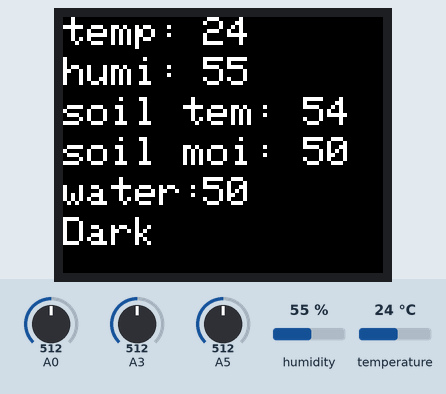
The sketch below on a simulated Arduino Uno, built with avr-gcc and run on an emulated ATmega328P. On the bench: 160×128 colour display. The inputs (shaded band) are chosen by the test bench; at power-on: temperature 24 °C, A0 = 512, A3 = 512, A5 = 512, humidity 55 %. WiFi joins after 1.5 s; servers stay silent unless stated; what the sketch prints to the serial monitor is not drawn.

Above: at 2.7 s.
2.8 s: temperature set to 20 °C
At 7.3 s:
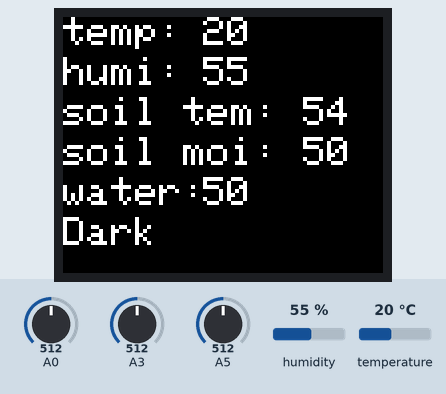
13.7 s: temperature set to 17 °C
At 17.4 s:
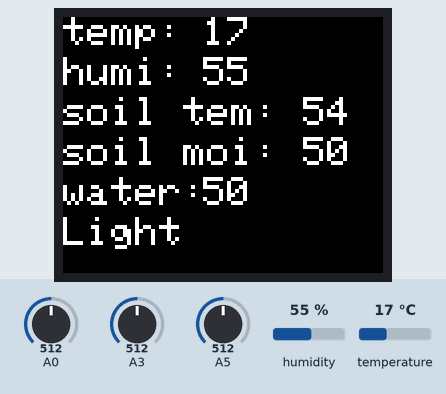
24.6 s: A0 set to 716
At 27.4 s:
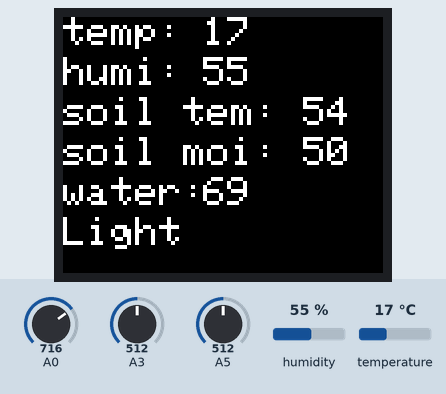
30.6 s: A3 set to 716
At 32.5 s:
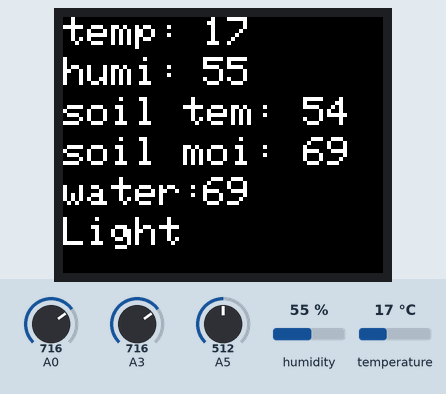
36.6 s: A5 set to 716
At 37.5 s:
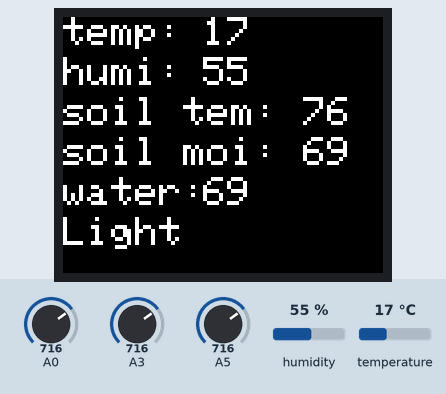
42.6 s: humidity set to 22 %
At 47.6 s:
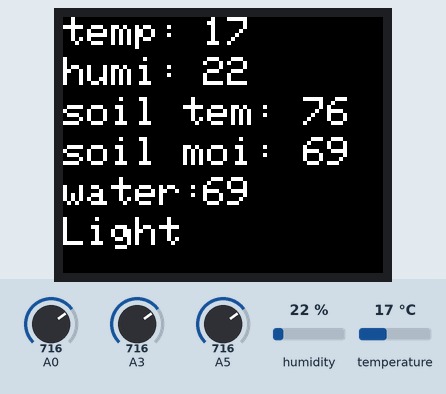
Timing chart, 0 to 49.1 s (numbered marks = the images above; inputs shaded):
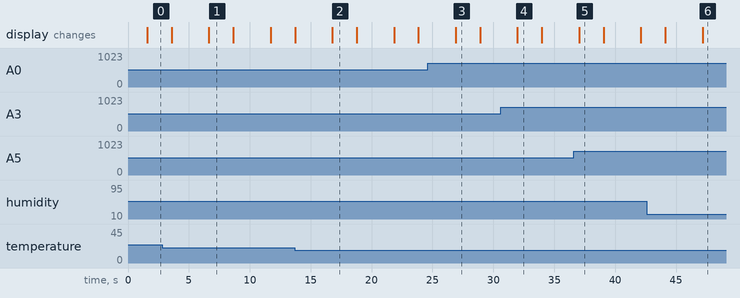

The sketch:

final.ino
```cpp
#include <Ethernet.h>
#include <TFT.h>
#include <SPI.h>
#include <DHT.h>

#define cs 10
#define dc 9
#define rst 8

DHT dht(2, DHT11);
TFT TFTscreen = TFT(cs, dc, rst);

byte mac[] = { 0x90, 0xA2, 0xDA, 0x0E, 0xF7, 0x47}; // pc와 연결된 아두이노의 mac address
char server[] = "#";    //서버 도메인
char ctem[5];
char chum[5];
char csoit[5];
char csoim[5];
char csoiw[5];

IPAddress ip(192,168,0,100);
EthernetClient client;

void setup(){
  Serial.begin(9600); // 시리얼 통신을 위한 초기화, 통신 포트 OPEN 대기
  pinMode(A2, INPUT);
  analogReference(INTERNAL);

  TFTscreen.begin();
  TFTscreen.background(0, 0, 0);
  TFTscreen.stroke(255, 255, 255);
  TFTscreen.setTextSize(2);

  while(!Serial){
    ; // 시리얼 포트 연결 대기(레오나르도 보드에서만 사용
  }
  if(Ethernet.begin(mac) == 0){ // 이더넷 연결 시작
    Serial.println("DHCP fail"); // DHCP를 이용하여 이더넷 구성하는데 실패하였습니다.
    Ethernet.begin(mac, ip); // ip 주소 할당 받고, 웹 서버 서비스 시작
  }

}

void loop(){
  analog();
  //tfts();
  //ether();
  Serial.println("");
  delay(3000); //3초 주기
}

void analog(){

  //int val = analogRead(A2);
  int tem = dht.readTemperature();
  int hum = dht.readHumidity();
  int soiw = analogRead(A0);
  soiw = map(soiw, 0, 1023, 0, 100);
  int soit = analogRead(A5)/9.31; //soil temp
  int soim1 = analogRead(A3); //토양수분센서 전하값
  int soim2 = map(soim1, 0, 1023, 0, 100); //100단위로 환산한 값

  //String light = ""; // string으로 바꿔줌
//  if(val<500){
//    light="suuuuuny";
//  }else{
//    light = "daaaark";
//  }

  tfts(tem, hum, soit, soim2, soiw);
  //ether(val, tem, hum, soit, soim1, soim2, light, soiw);
}
void tfts(int tem, int hum, int soit, int soim2, int soiw){ // tft screen code
  itoa(tem, ctem, 10);
  itoa(hum, chum, 10);
  itoa(soit, csoit, 10);
  itoa(soim2, csoim, 10);
  itoa(soiw, csoiw, 10);

  Serial.print("temperature: ");
  Serial.println(tem); // 온도 출력
  Serial.print("humidity: ");
  Serial.println(hum); // 습도 출력
  Serial.print("water: ");
  Serial.println(soiw); // 수위 출력
  Serial.print("soil temperature: ");
  Serial.println(soit); // 습도 출력
  Serial.print("soil moisture: ");
  Serial.println(soim2);
  Serial.print("now light: ");
  //Serial.println(val); // 습도 출력

  TFTscreen.stroke(255, 255, 255);

  if(tem<19){ //밝을때
    TFTscreen.text("temp:", 0, 0);
    TFTscreen.text(ctem, 70, 0);
    TFTscreen.text("humi:", 0, 20);
    TFTscreen.text(chum, 70, 20);
    TFTscreen.text("soil tem:", 0, 40);
    TFTscreen.text(csoit, 120, 40);
    TFTscreen.text("soil moi:", 0, 60);
    TFTscreen.text(csoim, 120, 60);
    TFTscreen.text("water:", 0, 80);
    TFTscreen.text(csoiw, 70, 80);
    TFTscreen.text("Light", 0, 100);
    //Serial.println(light);
    delay(2000); // 스크린 표시 시간 2초
    TFTscreen.stroke(0, 0, 0);
    TFTscreen.text("temp:", 0, 0);
    TFTscreen.text(ctem, 70, 0);
    TFTscreen.text("humi:", 0, 20);
    TFTscreen.text(chum, 70, 20);
    TFTscreen.text("soil tem:", 0, 40);
    TFTscreen.text(csoit, 120, 40);
    TFTscreen.text("soil moi:", 0, 60);
    TFTscreen.text(csoim, 120, 60);
    TFTscreen.text("water:", 0, 80);
    TFTscreen.text(csoiw, 70, 80);
    TFTscreen.text("Light", 0, 100);
  }
  else{ //어두울 때
    TFTscreen.text("temp:", 0, 0);
    TFTscreen.text(ctem, 70, 0);
    TFTscreen.text("humi:", 0, 20);
    TFTscreen.text(chum, 70, 20);
    TFTscreen.text("soil tem:", 0, 40);
    TFTscreen.text(csoit, 120, 40);
    TFTscreen.text("soil moi:", 0, 60);
    TFTscreen.text(csoim, 120, 60);
    TFTscreen.text("water:", 0, 80);
    TFTscreen.text(csoiw, 70, 80);
    TFTscreen.text("Dark", 0, 100);
    //Serial.println(light);
    delay(2000);
    TFTscreen.stroke(0, 0, 0);
    TFTscreen.text("temp:", 0, 0);
    TFTscreen.text(ctem, 70, 0);
    TFTscreen.text("humi:", 0, 20);
    TFTscreen.text(chum, 70, 20);
    TFTscreen.text("soil tem:", 0, 40);
    TFTscreen.text(csoit, 120, 40);
    TFTscreen.text("soil moi:", 0, 60);
    TFTscreen.text(csoim, 120, 60);
    TFTscreen.text("water:", 0, 80);
    TFTscreen.text(csoiw, 70, 80);
    TFTscreen.text("Dark", 0, 100);
  }
  //delay(2000);
}
//
//void ether(int val, int tem, int hum, int soit, int soim1, int soim2, String light, int soiw){
//  if(client.connect(server,80)){
//    Serial.println("connected");
//    client.print("GET /b.php?temp=");
//    client.print(tem);
//    client.print("&humi=");
//    client.print(hum);
//    client.print("&light=");
//    client.print(light);
//    client.print("&lightval=");
//    client.print(val);
//    client.print("&soit=");
//    client.print(soit);
//    client.print("&soim1=");
//    client.print(soim1);
//    client.print("&soim2=");
//    client.print(soim2);
//    client.print("&soiw=");
//    client.print(soiw);
//    client.println(" HTTP/1.1");
//    client.println("Host: #");
//    client.println("Connection: close");
//    client.println();
//  }
//}
```

sensor.ino
```cpp
#
```

Measured:
- the behaviour switches between 19 and 18 °C on temperature (found by bisection; images 1 and 2)
- after the input at 2.8 s, the display: first differs from a run without the input after 3.8 s (image 1)
- after the input at 13.7 s, the display: first differs from a run without the input after 3.1 s (image 2)
- after the input at 24.6 s, the display: changes after 2.3 s (image 3)
- after the input at 30.6 s, the display: changes after 1.4 s (image 4)
- after the input at 36.6 s, the display: changes after 0.44 s (image 5)
- after the input at 42.6 s, the display: first differs from a run without the input after 4.6 s (image 6)
